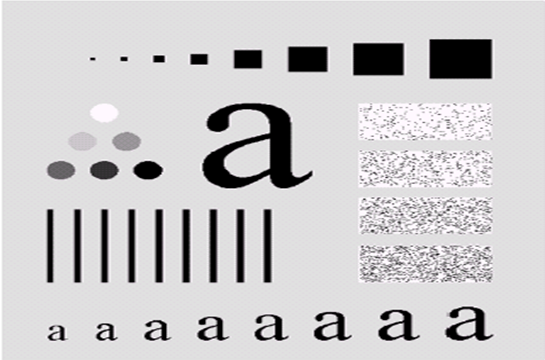
#> input picture sem_II/image_processing/test_imgs/test_img.png, 545 x 360 px
$ jupyter execute problem4.ipynb
#> lines starting #> are read from the running program, lines starting #| are printed output that depends on the picture
# 4. Write a program for finding edges in an image using Gradient mask, Cross-gradient mask of size 2*2. Obtain sharpen image also.

[cell 1]
import cv2
import numpy as np
import matplotlib.pyplot as plt

def read_img(image_path):
#> called with image_path = '../test_imgs/test_img.png'
    img = cv2.imread(image_path, cv2.IMREAD_GRAYSCALE)
#> img: shape (360, 545); min 0, max 255, mean 202.5
    if img is None:
        raise ValueError(f"Error: Unable to read image at {image_path}")
    return img

# [26 lines of commented-out code are left out]

def convolve(image, kernel):
    kH, kW = kernel.shape
    pad_y, pad_x = kH // 2, kW // 2
    padded_img = np.pad(image, ((pad_y, pad_y), (pad_x, pad_x)), mode='edge')
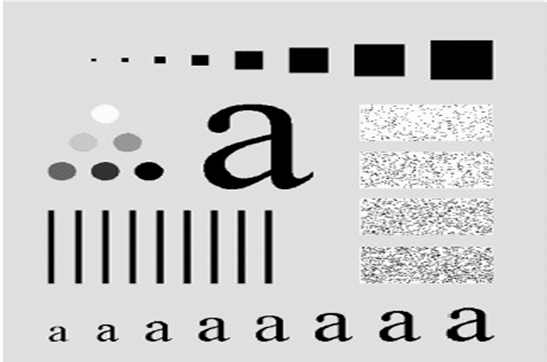
#> padded_img: shape (362, 547); min 0, max 255, mean 202.7

    output = np.zeros_like(image, dtype=np.float32)

    for i in range(image.shape[0]):
        for j in range(image.shape[1]):
            region = padded_img[i:i+kH, j:j+kW]
            output[i, j] = np.sum(region * kernel)
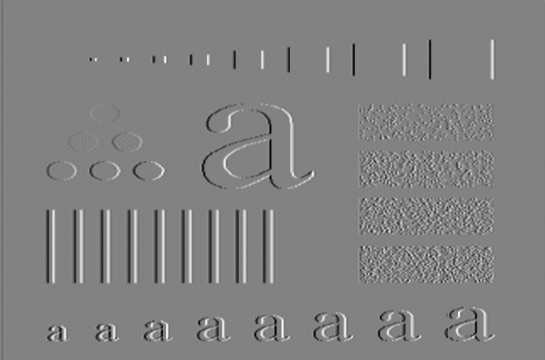
#> output: shape (360, 545) float32; min -253, max 243, mean -0.1; drawn with min black and max white

    return output

def gradient_edge_detection(image):
    Gx = np.array([[-1, 1],
                   [-1, 1]], dtype=np.float32)

    Gy = np.array([[-1, -1],
                   [1,  1]], dtype=np.float32)

    Gxy1 = np.array([[0, -1],
                     [1,  0]], dtype=np.float32)

    Gxy2 = np.array([[-1, 0],
                     [0,  1]], dtype=np.float32)

    edge_x = convolve(image, Gx)
    edge_y = convolve(image, Gy)
#> after the loop in convolve (call 2), `for i in range(image.shape[0]):`:
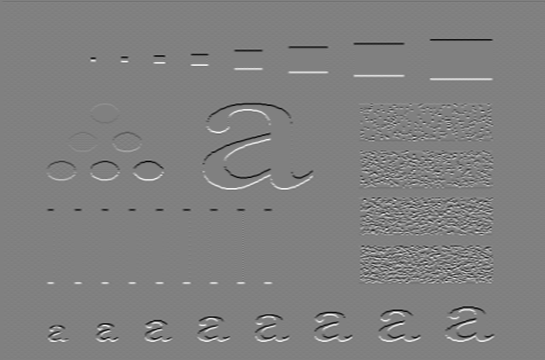
#> output: shape (360, 545) float32; min -338, max 333, mean -0.1; drawn with min black and max white
    edge_xy1 = convolve(image, Gxy1)
#> after the loop in convolve (call 3), `for i in range(image.shape[0]):`:
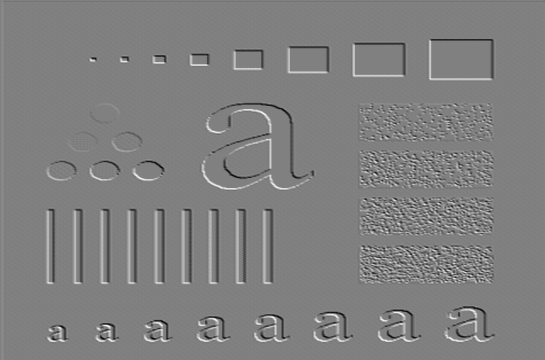
#> output: shape (360, 545) float32; min -196, max 194, mean 0; drawn with min black and max white
    edge_xy2 = convolve(image, Gxy2)
#> after the loop in convolve (call 4), `for i in range(image.shape[0]):`:
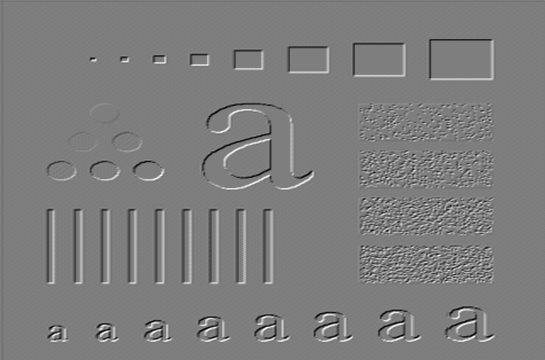
#> output: shape (360, 545) float32; min -193, max 197, mean -0.1; drawn with min black and max white

    edges = np.sqrt(edge_x**2 + edge_y**2 + edge_xy1**2 + edge_xy2**2)
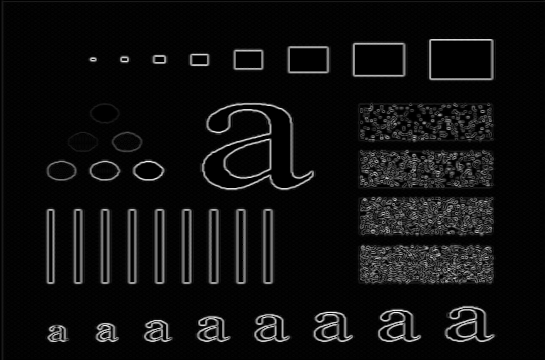
#> edges: shape (360, 545) float32; min 0, max 414.2, mean 24.6; drawn with min black and max white
    edges = np.clip(edges, 0, 255).astype(np.uint8)
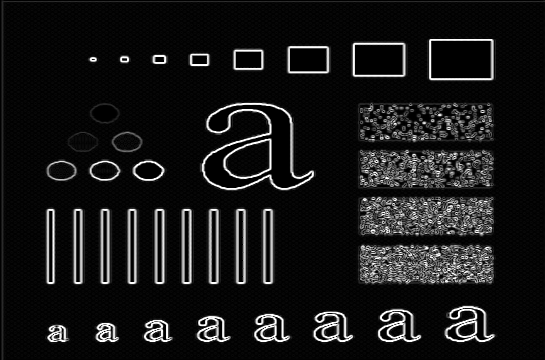
#> edges: shape (360, 545); min 0, max 255, mean 23.6

    return edges

def sharpen_image(image, edges, alpha=1.0):
#> called with alpha = 1
    image = image.astype(np.float32)
    sharpened = image + alpha * edges
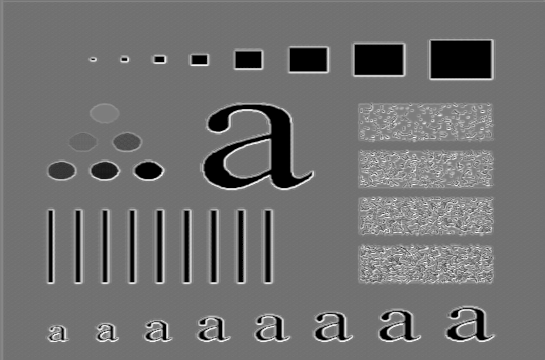
#> sharpened: shape (360, 545) float64; min 0, max 510, mean 226.1; drawn with min black and max white
    sharpened = np.clip(sharpened, 0, 255).astype(np.uint8)
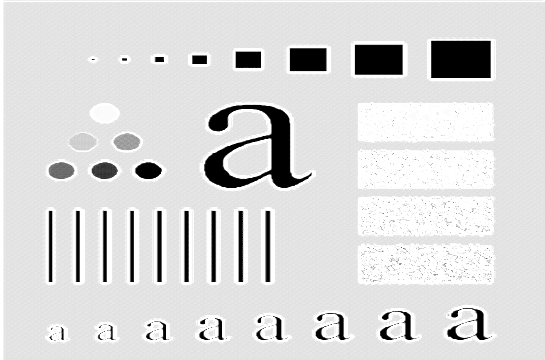
#> sharpened: shape (360, 545); min 0, max 255, mean 217.4
    return sharpened

def plot_results(original, edges, sharpened):
    plt.figure(figsize=(6, 4))

    plt.subplot(1, 3, 1)
    plt.imshow(original, cmap='gray')
    plt.title("Original")
    plt.axis('off')

    plt.subplot(1, 3, 2)
    plt.imshow(edges, cmap='gray')
    plt.title("Edges (2x2 masks)")
    plt.axis('off')

    plt.subplot(1, 3, 3)
    plt.imshow(sharpened, cmap='gray')
    plt.title("Sharpened")
    plt.axis('off')

    plt.tight_layout()
    # plt.savefig("outimg_problem4.png")
    plt.show()


def main():
    img_path = "../test_imgs/test_img.png"
    img = read_img(img_path)

    edges = gradient_edge_detection(img)
    sharpened = sharpen_image(img, edges)

    plot_results(img, edges, sharpened)

if __name__ == "__main__":
    main()
